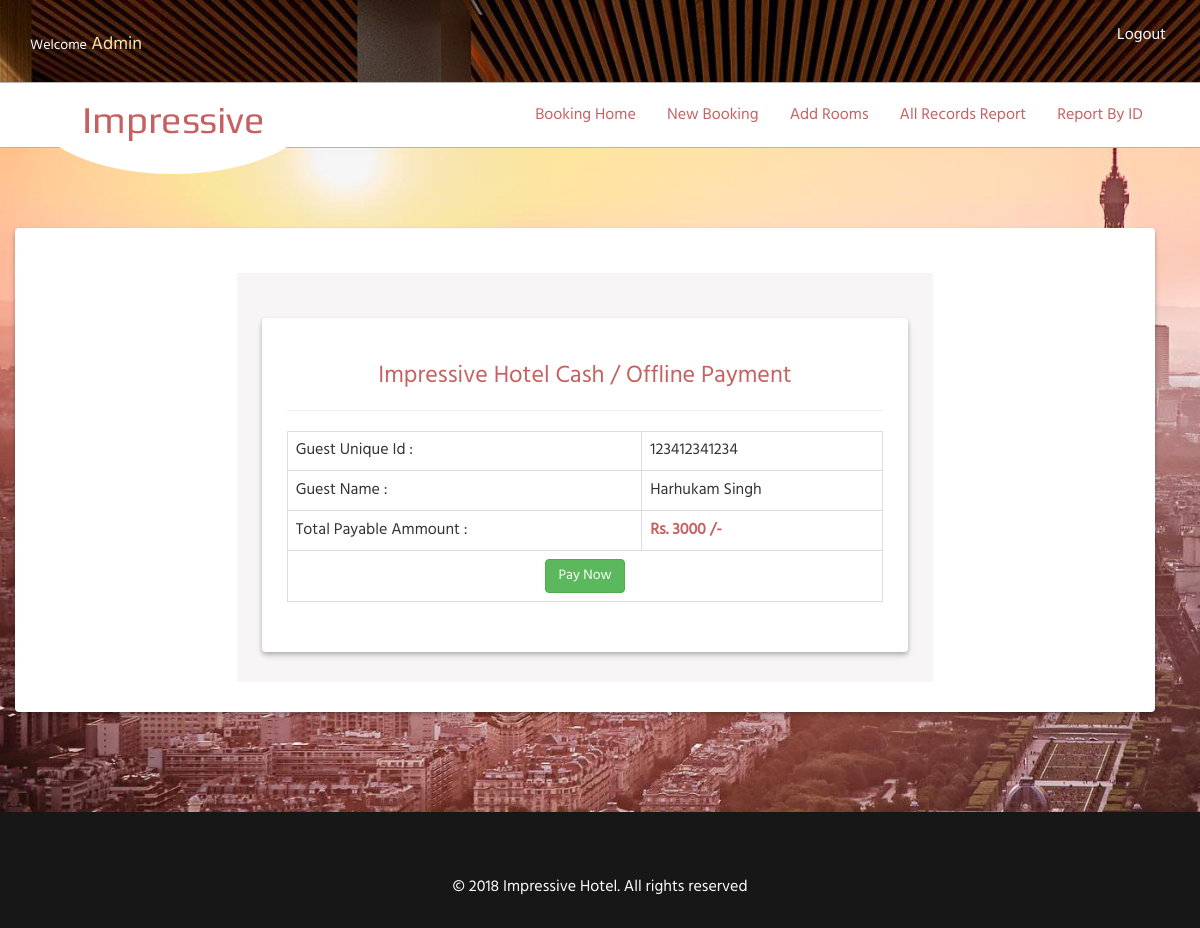
The page /offlinepayment.php?payid=22 (signed in) on the database its author committed.
### tables this page shows
CREATE TABLE `roombooking` (
  `id` bigint(20) NOT NULL,
  `adharid` text NOT NULL,
  `user` text NOT NULL,
  `checkin` date NOT NULL,
  `checkout` date NOT NULL,
  `adult` text NOT NULL,
  `child` text NOT NULL,
  `rooms` text NOT NULL,
  `roomtype` text NOT NULL,
  `roomnumber` text NOT NULL,
  `name` text NOT NULL,
  `email` text NOT NULL,
  `phone` text NOT NULL,
  `requirement` text NOT NULL,
  `address` text NOT NULL,
  `city` text NOT NULL,
  `state` text NOT NULL,
  `country` text NOT NULL,
  `pincode` text NOT NULL,
  `totaldays` text NOT NULL,
  `roomrent` text NOT NULL,
  `roomrentcal` text NOT NULL,
  `roomtotalammount` text NOT NULL
);

### offlinepayment.php (the view, shortened to what this page needs)
<?php
require_once 'db_config.php';
if(isset($_GET['payid']) && !empty($_GET['payid']))
{
$id = $_GET['payid'];
$stmt = $DB_con->prepare('SELECT * FROM roombooking WHERE id =:pid');
$stmt->execute(array(':pid'=>$id));
$row = $stmt->fetch(PDO::FETCH_ASSOC);
extract($row);
}
else{
header('Location: booking-home.php');
}
?>
<?php require_once"include/admin-header.php";?>
<div style="padding-top:30px;"></div>
<div class="container ">
<div class="row card5">
<div class="col-sm-2"></div>
<div class="col-sm-8">
<div class="card6">
<div class="card5">
<div class="row">
<div class="col-sm-12">
<table class="table table-bordered">
	<form method="post">
<thead style="text-align:center">
<tr>
<center><h3 style="color: #C76161">Impressive Hotel Cash / Offline Payment</h3></center> <hr>
</tr>
</thead>
<tbody>
 <tr>
<td>Guest Unique Id :</td>
<td><?php echo $adharid ; ?></td>
</tr>
<tr>
<td>Guest Name :</td>
<td><?php echo $name ; ?></td>
</tr>
<tr>
<td>Total Payable Ammount :</td>
<td style="color:#c76161; font-weight:900 bold"><b>Rs. <?php echo $roomtotalammount ; ?> /-</b></td>
</tr>
<tr>
<td colspan="2"> <center>
	<input type="submit" name="save" value="Pay Now" class="btn btn-success">
</center></td>
</tr>
</form>
</table>
</div>
</div>
</div>
</div>
</div>
<div class="col-sm-2"></div>
</div>
</div>
<?php require_once"include/admin-footer.php";?>

### css/style.css (style rules this page uses)
h4, h5, h6, h1, h2, h3 { margin: 0; }
html, body { font-family: 'Hind-Regular'; font-size: 100%; background:#fff; }
.table > thead > tr > th, .table > tbody > tr > th, .table > tfoot > tr > th, .table > thead > tr > td, .table > tbody > tr > td, .table > tfoot > tr > td { padding: 8px; line-height: 1.42857143; vertical-align: top; border-top: none; }
.card5 { padding:45px 25px 30px 25px; width:100%; height:auto; box-shadow: 0 2px 4px 0 rgba(0, 0, 0, 0.2), 0 4px 6px 0 rgba(0, 0, 0, 0.12); background-color: #fff; border-radius:4px; }
.card6 { padding:45px 25px 30px 25px; width:100%; height:auto; background-color: #f7f5f5; border-radius:0px; }

### rows shown on the page
roombooking: adharid "123412341234", name "Harhukam Singh", roomtotalammount "3000"

### other values the page prints
$_SESSION['login_user'] "Admin"
